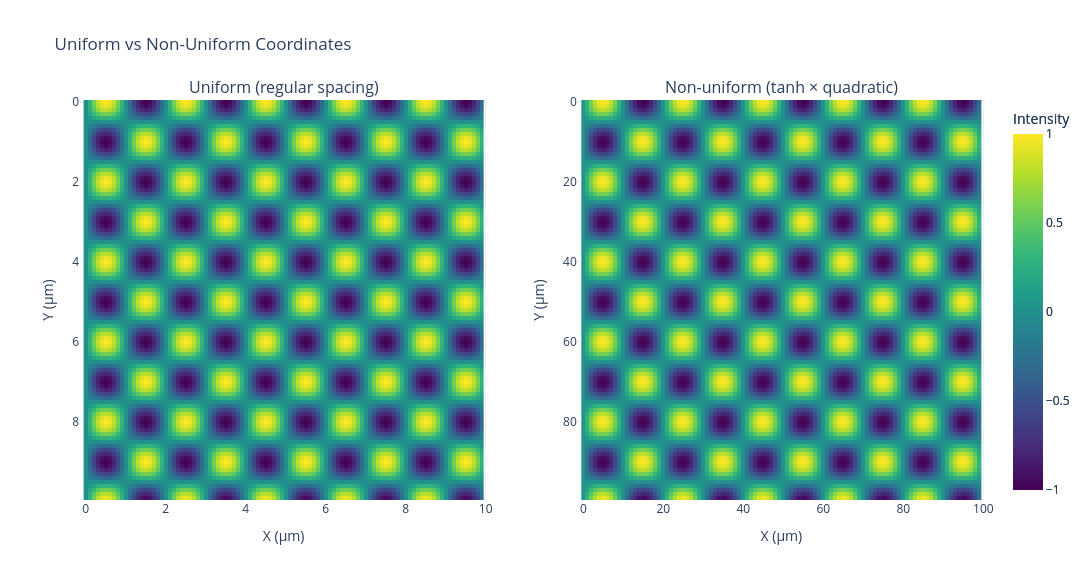

Notebook source saved alongside this figure:
### Markdown cell above
---
## 9. Non-Uniform Image Coordinates

Images can have non-uniform coordinate spacing — useful for logarithmic
wavelength scales, adaptive sampling, or curved coordinate systems.
Here the **same sine-wave pattern** is shown with uniform vs non-uniform
coordinates: the warping of the pattern makes the coordinate distortion
immediately visible.

### Code cell
# Same sine-wave pattern rendered with two different coordinate systems
size = 100
row = np.arange(size)[:, np.newaxis]
col = np.arange(size)[np.newaxis, :]
data_pattern = (np.sin(col * 2 * np.pi / 20) * np.cos(row * 2 * np.pi / 20)).astype(
    np.float32
)

# Uniform coordinates — regular pixel spacing
img_uniform = sigima.objects.create_image(
    title="Uniform", data=data_pattern.copy(),
    labels=("X", "Y", "Intensity"), units=("µm", "µm", ""),
)
img_uniform.set_uniform_coords(dx=0.1, dy=0.1, x0=0.0, y0=0.0)

# Non-uniform coordinates — tanh(X) denser near center, quadratic(Y) denser at top
x_nu = 5.0 + 5.0 * np.tanh(np.linspace(-2.5, 2.5, size))  # [~0, ~10] µm
y_nu = 10.0 * (np.linspace(0, 1, size) ** 2)                # [0, 10] µm

img_nonuniform = sigima.objects.create_image(
    title="Non-uniform", data=data_pattern.copy(),
    labels=("X", "Y", "Intensity"), units=("µm", "µm", ""),
)
img_nonuniform.set_coords(xcoords=x_nu, ycoords=y_nu)

plotter.plot(
    [img_uniform, img_nonuniform],
    title="Uniform vs Non-Uniform Coordinates",
    titles=["Uniform (regular spacing)", "Non-uniform (tanh × quadratic)"],
)

### Figure 1 — Plotly figure (JSON) as saved in the notebook; plotly's stock layout.template omitted (floating-point values rounded to 4 significant figures; data arrays with more than 128 entries replaced by an {"elided": "..."} marker saying what was removed)
{"data": [{"colorbar": {"title": {"text": "Intensity"}}, "colorscale": [[0, "#440154"], [0.1111, "#482878"], [0.2222, "#3e4989"], [0.3333, "#31688e"], [0.4444, "#26828e"], [0.5556, "#1f9e89"], [0.6667, "#35b779"], [0.7778, "#6ece58"], [0.8889, "#b5de2b"], [1, "#fde725"]], "type": "heatmap", "x": [0.0, 0.1, 0.2, 0.3, 0.4, 0.5, 0.6, 0.7, 0.8, 0.9, 1.0, 1.1, 1.2, 1.3, 1.4, 1.5, 1.6, 1.7, 1.8, 1.9, 2.0, 2.1, 2.2, 2.3, 2.4, 2.5, 2.6, 2.7, 2.8, 2.9, 3.0, 3.1, 3.2, 3.3, 3.4, 3.5, 3.6, 3.7, 3.8, 3.9, 4.0, 4.1, 4.2, 4.3, 4.4, 4.5, 4.6, 4.7, 4.8, 4.9, 5.0, 5.1, 5.2, 5.3, 5.4, 5.5, 5.6, 5.7, 5.8, 5.9, 6.0, 6.1, 6.2, 6.3, 6.4, 6.5, 6.6, 6.7, 6.8, 6.9, 7.0, 7.1, 7.2, 7.3, 7.4, 7.5, 7.6, 7.7, 7.8, 7.9, 8.0, 8.1, 8.2, 8.3, 8.4, 8.5, 8.6, 8.7, 8.8, 8.9, 9.0, 9.1, 9.2, 9.3, 9.4, 9.5, 9.6, 9.7, 9.8, 9.9], "xaxis": "x", "y": [0.0, 0.1, 0.2, 0.3, 0.4, 0.5, 0.6, 0.7, 0.8, 0.9, 1.0, 1.1, 1.2, 1.3, 1.4, 1.5, 1.6, 1.7, 1.8, 1.9, 2.0, 2.1, 2.2, 2.3, 2.4, 2.5, 2.6, 2.7, 2.8, 2.9, 3.0, 3.1, 3.2, 3.3, 3.4, 3.5, 3.6, 3.7, 3.8, 3.9, 4.0, 4.1, 4.2, 4.3, 4.4, 4.5, 4.6, 4.7, 4.8, 4.9, 5.0, 5.1, 5.2, 5.3, 5.4, 5.5, 5.6, 5.7, 5.8, 5.9, 6.0, 6.1, 6.2, 6.3, 6.4, 6.5, 6.6, 6.7, 6.8, 6.9, 7.0, 7.1, 7.2, 7.3, 7.4, 7.5, 7.6, 7.7, 7.8, 7.9, 8.0, 8.1, 8.2, 8.3, 8.4, 8.5, 8.6, 8.7, 8.8, 8.9, 9.0, 9.1, 9.2, 9.3, 9.4, 9.5, 9.6, 9.7, 9.8, 9.9], "yaxis": "y", "z": {"elided": "100x100 float values"}}, {"colorbar": {"title": {"text": "Intensity"}}, "colorscale": [[0, "#440154"], [0.1111, "#482878"], [0.2222, "#3e4989"], [0.3333, "#31688e"], [0.4444, "#26828e"], [0.5556, "#1f9e89"], [0.6667, "#35b779"], [0.7778, "#6ece58"], [0.8889, "#b5de2b"], [1, "#fde725"]], "type": "heatmap", "x": [0.0, 1.0, 2.0, 3.0, 4.0, 5.0, 6.0, 7.0, 8.0, 9.0, 10.0, 11.0, 12.0, 13.0, 14.0, 15.0, 16.0, 17.0, 18.0, 19.0, 20.0, 21.0, 22.0, 23.0, 24.0, 25.0, 26.0, 27.0, 28.0, 29.0, 30.0, 31.0, 32.0, 33.0, 34.0, 35.0, 36.0, 37.0, 38.0, 39.0, 40.0, 41.0, 42.0, 43.0, 44.0, 45.0, 46.0, 47.0, 48.0, 49.0, 50.0, 51.0, 52.0, 53.0, 54.0, 55.0, 56.0, 57.0, 58.0, 59.0, 60.0, 61.0, 62.0, 63.0, 64.0, 65.0, 66.0, 67.0, 68.0, 69.0, 70.0, 71.0, 72.0, 73.0, 74.0, 75.0, 76.0, 77.0, 78.0, 79.0, 80.0, 81.0, 82.0, 83.0, 84.0, 85.0, 86.0, 87.0, 88.0, 89.0, 90.0, 91.0, 92.0, 93.0, 94.0, 95.0, 96.0, 97.0, 98.0, 99.0], "xaxis": "x2", "y": [0.0, 1.0, 2.0, 3.0, 4.0, 5.0, 6.0, 7.0, 8.0, 9.0, 10.0, 11.0, 12.0, 13.0, 14.0, 15.0, 16.0, 17.0, 18.0, 19.0, 20.0, 21.0, 22.0, 23.0, 24.0, 25.0, 26.0, 27.0, 28.0, 29.0, 30.0, 31.0, 32.0, 33.0, 34.0, 35.0, 36.0, 37.0, 38.0, 39.0, 40.0, 41.0, 42.0, 43.0, 44.0, 45.0, 46.0, 47.0, 48.0, 49.0, 50.0, 51.0, 52.0, 53.0, 54.0, 55.0, 56.0, 57.0, 58.0, 59.0, 60.0, 61.0, 62.0, 63.0, 64.0, 65.0, 66.0, 67.0, 68.0, 69.0, 70.0, 71.0, 72.0, 73.0, 74.0, 75.0, 76.0, 77.0, 78.0, 79.0, 80.0, 81.0, 82.0, 83.0, 84.0, 85.0, 86.0, 87.0, 88.0, 89.0, 90.0, 91.0, 92.0, 93.0, 94.0, 95.0, 96.0, 97.0, 98.0, 99.0], "yaxis": "y2", "z": {"elided": "100x100 float values"}}], "layout": {"annotations": [{"font": {"size": 16}, "showarrow": false, "text": "Uniform (regular spacing)", "x": 0.225, "xanchor": "center", "xref": "paper", "y": 1, "yanchor": "bottom", "yref": "paper"}, {"font": {"size": 16}, "showarrow": false, "text": "Non-uniform (tanh × quadratic)", "x": 0.775, "xanchor": "center", "xref": "paper", "y": 1, "yanchor": "bottom", "yref": "paper"}], "height": 580, "title": {"text": "Uniform vs Non-Uniform Coordinates"}, "width": 1100, "xaxis": {"anchor": "y", "domain": [0, 0.45], "title": {"text": "X (µm)"}}, "xaxis2": {"anchor": "y2", "domain": [0.55, 1], "title": {"text": "X (µm)"}}, "yaxis": {"anchor": "x", "autorange": "reversed", "constrain": "domain", "domain": [0, 1], "scaleanchor": "x", "title": {"text": "Y (µm)"}}, "yaxis2": {"anchor": "x2", "autorange": "reversed", "constrain": "domain", "domain": [0, 1], "scaleanchor": "x2", "title": {"text": "Y (µm)"}}}}
